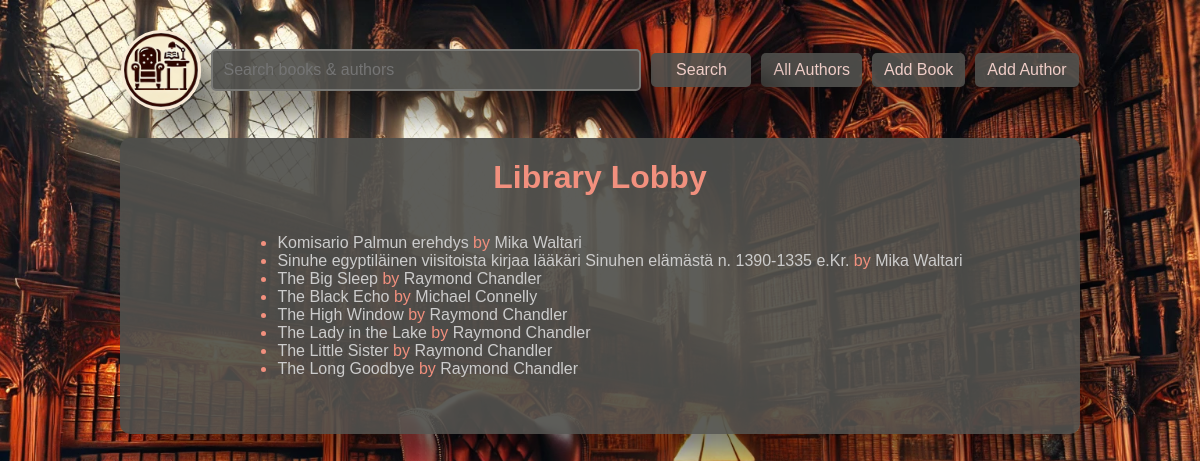
The page / on the database its author committed.
### data_models.py (models this page shows, shortened)
class Author(db.Model):
    __tablename__ = 'authors'
    author_id = db.Column(db.Integer, primary_key=True, autoincrement=True)
    name = db.Column(db.String(80), nullable=False)
    birth_date = db.Column(db.Date)
    date_of_death = db.Column(db.Date)
    biography = db.Column(db.Text, nullable=True)

class Book(db.Model):
    __tablename__ = 'books'
    book_id = db.Column(db.Integer, primary_key=True, autoincrement=True)
    author_id = db.Column(db.Integer, db.ForeignKey('authors.author_id'), nullable=False)
    isbn = db.Column(db.String(20))
    title = db.Column(db.String(255), nullable=False)
    publication_year = db.Column(db.Integer)
    rating = db.Column(db.Integer)
    summary = db.Column(db.Text, nullable=True)

### app_routes.py (the view)
    @app.route('/', methods=['GET'])
    def home():
        return controller.home()

### controller.py (called while the page is built)
def home():
    results = (
        db.session.query(Author, Book)
        .join(Book, Author.author_id == Book.author_id)
        .order_by(Book.title)
        .all()
    )
    return render_template(
        'home.html',
        results=results,
        query_string=""
    )

### templates/home.html (shortened to what this page needs)
{% extends "common.html" %}
{% block content %}
    <h1>Library Lobby</h1>
    <ul>
        {% for author, book in results %}
            <li>
                    <a href="{{ url_for('show_book', book_id=book.book_id) }}">
                        <span class="book-title">{{ book.title }}</span>
                    </a> by
                    <a href="{{ url_for('show_author', author_id=author.author_id) }}">
                        <span class="author">{{ author.name }}</span>
                    </a>
            </li>
        {% endfor %}
    </ul>
{% endblock %}

### static/styles.css (style rules this page uses)
* { box-sizing: border-box; }
body { display: flex; flex-direction: column; align-items: center; justify-content: center; position: relative; font-family: Arial, sans-serif; margin: 20px; background-image: url('/static/images/library.webp'); background-size: cover; background-position: center; background-attachment: fixed; }
a:link { color: #cccccc; text-decoration: none; }

### rows shown on the page
Author: title "Komisario Palmun erehdys", name "Mika Waltari", title "Sinuhe egyptiläinen viisitoista kirjaa lääkäri Sinuhen elämästä n. 1390-1335 e.Kr."
Author: title "The Big Sleep", name "Raymond Chandler", title "The High Window", title "The Lady in the Lake", title "The Little Sister", title "The Long Goodbye"
Author: title "The Black Echo", name "Michael Connelly"
